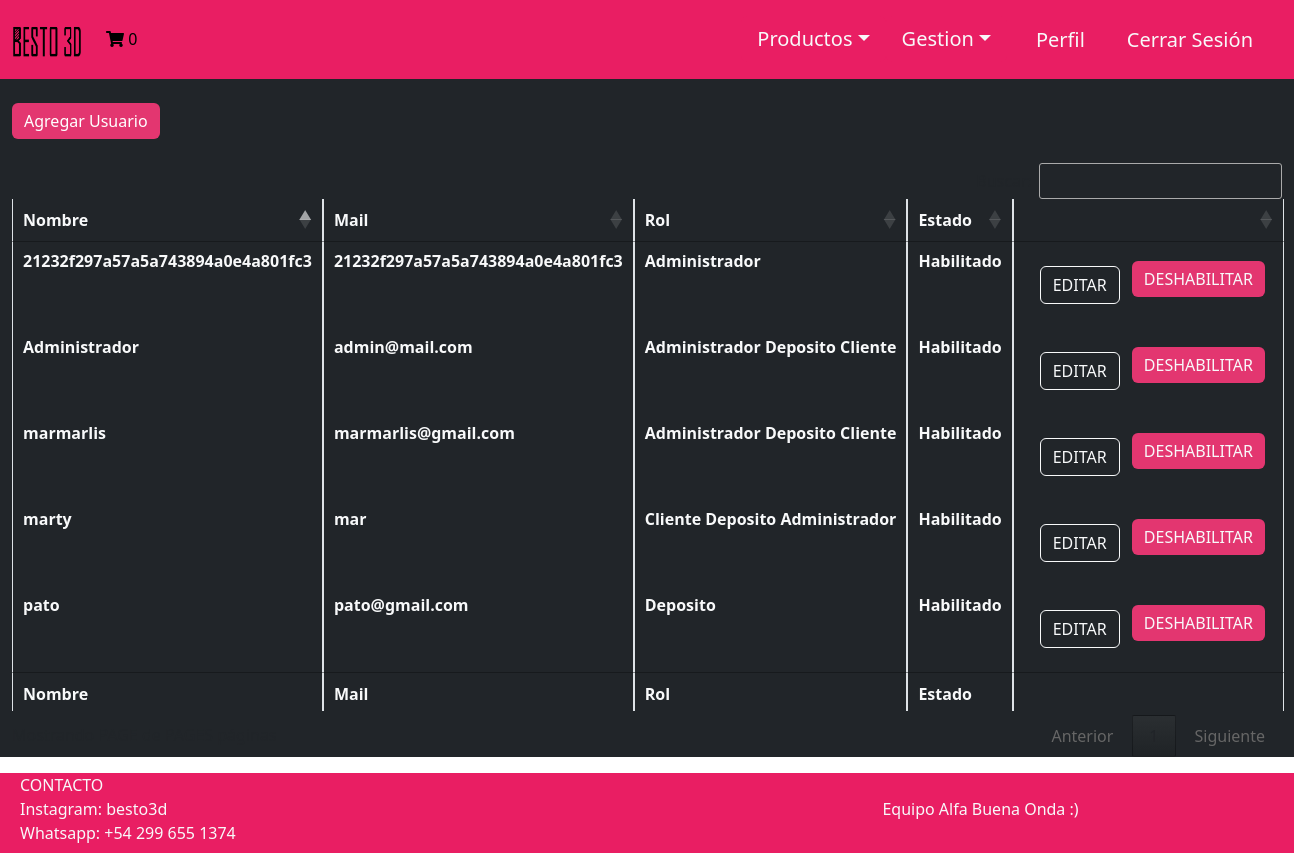
The page /Vista/GestionUsuarios.php (signed in) on the database its author committed.
### tables this page shows
CREATE TABLE `menu` (
  `idmenu` bigint(20) NOT NULL,
  `menombre` varchar(50) NOT NULL COMMENT 'Nombre del item del menu',
  `medescripcion` varchar(124) NOT NULL COMMENT 'Descripcion mas detallada del item del menu',
  `idpadre` bigint(20) DEFAULT NULL COMMENT 'Referencia al id del menu que es subitem',
  `medeshabilitado` timestamp NULL DEFAULT NULL COMMENT 'Fecha en la que el menu fue deshabilitado por ultima vez',
  `script` varchar(200) DEFAULT NULL COMMENT 'Script que hace referencia a la vista del menu.'
);

CREATE TABLE `usuario` (
  `idusuario` bigint(20) NOT NULL,
  `usnombre` varchar(50) NOT NULL,
  `uspass` varchar(150) NOT NULL,
  `usmail` varchar(50) NOT NULL,
  `usdeshabilitado` timestamp NULL DEFAULT NULL
);

CREATE TABLE `rol` (
  `idrol` bigint(20) NOT NULL,
  `rodescripcion` varchar(50) NOT NULL
);

### Util/funciones.php (called while the page is built, shortened)
<?php
spl_autoload_register(function ($class_name){
    $directorys = array(
        $GLOBALS['ROOT'].'Modelo/',
        $GLOBALS['ROOT'].'Modelo/Conector/',
        $GLOBALS['ROOT'].'Control/',
    );
    foreach($directorys as $directory){
        if(file_exists($directory.$class_name . '.php')){
            return;
        }
    }
});
?>

### Control/Session.php (called while the page is built, shortened)
<?php
include_once 'C_Usuario.php';
include_once 'AbmUsuario.php';
class Session
{
    public function activa()
    {
        $activa = false;
        if (isset($_SESSION['usnombre'])) {
            $activa = true;
        }
        return $activa;
    }
    public function getUsuario()
    {
        $abmUsuario = new AbmUsuario();
        $where = ['idusuario' => $_SESSION['idusuario']];
        $listaUsuarios = $abmUsuario->buscar($where);
        if ($listaUsuarios >= 1) {
            $usuarioLog = $listaUsuarios[0];
        }
        return $usuarioLog;
    }
    public function getRoles()
    {
        $usuarioActual = $this->getUsuario();
        $objC_UsuarioRol = new C_Usuariorol();
        $param = ['idusuario' => $usuarioActual->getIdusuario()];
        $listaRoles = $objC_UsuarioRol->buscar($param);
        return $listaRoles;
    }
}

### Modelo/Usuario.php (called while the page is built, shortened)
<?php
class Usuario
{
    private $idusuario;
    private $usnombre;
    private $usmail;
    private $usdeshabilitado;
    public function __construct()
    {
        $this->idusuario = "";
        $this->usnombre = "";
        $this->usmail = "";
        $this->usdeshabilitado = "";
    }
    public function getidusuario()
    {
        return $this->idusuario;
    }
    public function setidusuario($valor)
    {
        $this->idusuario = $valor;
    }
    public function getusnombre()
    {
        return $this->usnombre;
    }
    public function setusnombre($valor)
    {
        $this->usnombre = $valor;
    }
    public function getusmail()
    {
        return $this->usmail;
    }
    public function setusmail($valor)
    {
        $this->usmail = $valor;
    }
    public function getusdeshabilitado()
    {
        return $this->usdeshabilitado;
    }
    public function setusdeshabilitado($valor)
    {
        $this->usdeshabilitado = $valor;
    }
    public static function listar($parametro = "")
    {
        $arreglo = array();
        $base = new BaseDatos();
        $sql = "SELECT * FROM Usuario ";
        if ($parametro != "") {
            $sql .= 'WHERE ' . $parametro;
        }
        $res = $base->Ejecutar($sql);
        if ($res > -1) {
            if ($res > 0) {
                while ($row = $base->Registro()) {
                    $obj = new Usuario();
                    $obj->setear($row['idusuario'], $row['usnombre'], $row['uspass'], $row['usmail'], $row['usdeshabilitado']);
                    array_push($arreglo, $obj);
                }
            }
        } else {
        }
        return $arreglo;
    }
}

### Modelo/Conector/BaseDatos.php (called while the page is built, shortened)
<?php
class BaseDatos extends PDO {
  	private $conec;
  	private $indice;
  	private $resultado;
    public function __construct(){
        $this->indice =0;
        try {
           $this->conec=true;
        }catch (PDOException $e) {
            $this->sql = $e->getMessage();
            $this->conec=false;
        }
    }
    public function Iniciar(){
        return $this->getConec();
    }
    public function getConec(){
        return $this->conec;
    }
    public function setSQL($e){
        return "\n".$this->sql = $e;
    }
    public function Ejecutar($sql){
        if ( stristr($sql,"select")){
            $resp =  $this->EjecutarSelect($sql);
        }
        return $resp;
   }
   private function EjecutarSelect($sql){
       $cant = -1;
       $resultado=parent::query($sql);
       if(!$resultado){
           $this->analizarDebug();
       }else {
          $arregloResult = $resultado->fetchAll();
          $cant = count($arregloResult);
       }
       return $cant;
   }
   public function Registro() {
       $filaActual = false;
       $indiceActual = $this->getIndice();
       if ($indiceActual>=0) {
           $filas = $this->getResultado();
           if($indiceActual<count($filas)){
               $filaActual =  $filas[$indiceActual];
           }else {
               $this->setIndice(-1);
           }
       }
       return $filaActual;
   }
   private function setIndice ($valor){
       $this->indice = $valor;
   }
   private function getIndice (){
       return $this->indice;
   }
   private function setResultado($valor){
       $this->resultado = $valor;
   }
   private function getResultado(){
      return $this->resultado;
   }
}

### Control/AbmUsuario.php (called while the page is built, shortened)
<?php
class AbmUsuario
{
    public function buscar($param)
    {
        $where = " true ";
        if ($param <> NULL) {
            if (isset($param['idusuario']))
                $where .= " and idusuario =" . $param['idusuario'];
        }
        $arreglo = Usuario::listar($where);
        return $arreglo;
    }
}

### Modelo/UsuarioRol.php (called while the page is built, shortened)
<?php
include_once '../Modelo/Conector/BaseDatos.php';
class UsuarioRol
{
    public function buscar($idusuariorol)
    {
        $base = new BaseDatos();
        $resp = false;
        $sql = "SELECT * FROM usuarioRol WHERE idusuariorol = '" . $idusuariorol . "'";
        if ($base->Iniciar()) {
            if ($base->Ejecutar($sql)) {
                if ($row2 = $base->Registro()) {
                    $usuario = new Usuario();
                    $rol = new Rol();
                    $rol->buscar($row2['idrol']);
                    $resp = true;
                }
            } else {
                $this->setMensaje($base->getError());
            }
        } else {
            $this->setMensaje($base->getError());
        }
        return $resp;
    }
    public function listar($condicion = '')
    {
        $array = null;
        $base = new BaseDatos();
        $sql =  "select * from usuariorol";
        if ($condicion != '') {
            $sql = $sql . ' where ' . $condicion;
        }
        if ($base->Iniciar()) {
            if ($base->Ejecutar($sql)) {
                $array = array();
                while ($row2 = $base->Registro()) {
                    $objusuarioRol = new usuarioRol();
                    $objusuarioRol->buscar($row2['idusuariorol']);
                    $array[] = $objusuarioRol;
                }
            } else {
                $this->setMensaje($base->getError());
            }
        } else {
            $this->setMensaje($base->getError());
        }
        return $array;
    }
}

### Control/C_Usuariorol.php (called while the page is built, shortened)
<?php
include_once '../Modelo/Usuariorol.php';
class C_Usuariorol
{
    public function buscar($param){
        $where = " true ";
        if ($param<>NULL){
            $where .= '';
            if  (isset($param['idusuario']))
                    $where.=" and idusuario ='".$param['idusuario']."'";
        }
        $obj = new Usuariorol();
        $arreglo =  $obj->listar($where);
        return $arreglo;
    }
}

### Modelo/Rol.php (called while the page is built, shortened)
<?php
include_once '../Modelo/Conector/BaseDatos.php';
class Rol
{
    public function buscar($idrol)
    {
        $base = new BaseDatos();
        $resp = false;
        $sql = "SELECT * FROM rol WHERE idrol = '" . $idrol . "'";
        if ($base->Iniciar()) {
            if ($base->Ejecutar($sql)) {
                if ($row2 = $base->Registro()) {
                    $resp = true;
                }
            } else {
                $this->setMensaje($base->getError());
            }
        } else {
            $this->setMensaje($base->getError());
        }
        return $resp;
    }
}

### Control/C_Usuario.php (called while the page is built, shortened)
<?php
class C_Usuario
{
    public function buscar($param)
    {
        $where = " true ";
        $obj = new Usuario();
        $arreglo =  $obj->listar($where);
        return $arreglo;
    }
}

### Vista/GestionUsuarios.php (the view, shortened to what this page needs)
<?php
include_once('Common/Header.php');
?>
<?php
$objUsuario = new C_Usuario();
$usuarios = $objUsuario->buscar([]);
?>
<div class="container-fluid bg-dark ">
<br/>
<button type="button" class="btn btn-primary" data-toggle="modal" id="botonModal" data-target="#agregarUsuario">
 Agregar Usuario
</button>
<br/><br/>
    <table id="lista_usuarios" class="text-light table table-bordered nowrap  table-condensed" style="width:100%">
        <thead>
            <tr>
                <th class="text" data-priority="1"> Nombre </th>
                <th class="text" data-priority="1"> Mail </th>
                <th class="text" data-priority="1"> Rol </th>
                <th class="text" data-priority="1"> Estado </th>
                <th></th>
            </tr>
        </thead>
        <tbody class="text-light">
            <?php foreach ($usuarios as $usuario) {
                $estadoUsuario = $usuario->getUsdeshabilitado() == '0000-00-00 00:00:00' ? "Habilitado" : "Deshabilitado";
                $objUsuarioRol = new C_UsuarioRol();
                $rolesUsuario = $objUsuarioRol->buscar(['idusuario' => $usuario->getIdusuario()]);
                $txtRoles = "";
                foreach ($rolesUsuario as $rol) {
                    $txtRoles = $txtRoles . " " . $rol->getIdrol()->getRodescripcion();
                } ?>
                <tr>
                    <th> <?php echo $usuario->getUsnombre(); ?> </th>
                    <th> <?php echo $usuario->getUsmail(); ?> </th>
                    <th> <?php echo $txtRoles; ?> </th>
                    <th> <?php echo $estadoUsuario ?> </th>
                    <th><form method='post' action='EditarUsuario.php' id="'<?php echo $usuario->getIdUsuario() ?>">
                                    <button type="submit" class="ms-3 mt-3 text-decoration-none btn btn-outline-light"> EDITAR </button>
                                    <?php echo $usuario->getUsdeshabilitado() == "0000-00-00 00:00:00" ?
                                        "<button type='button' class='mx-2 mt-1 text-decoration-none btn deshabilitar text-light' id='botonModal'>
                        DESHABILITAR
                        </button>" :
                                        "<button type='button' class='mx-2 mb-1 text-decoration-none btn habilitar' id='botonModal'>
                        HABILITAR
                        </button>";
                                    ?>
                                </form></th>
                </tr>
            <?php
            } ?>
        </tbody>
        <tfoot>
            <tr>
                <th> Nombre </th>
                <th> Mail </th>
                <th> Rol </th>
                <th> Estado </th>
                <th></th>
            </tr>
        </tfoot>
    </table>
</div>
<?php include_once('Common/Footer.php'); ?>

### Vista/Common/Menu.php (shortened to what this page needs)
<?php
if ($sesion->activa()) {
    $idRoles = $sesion->getRoles();
    $objMenuRol = new C_Menurol();
    $menues = $objMenuRol->menuesByIdRol($idRoles);
    foreach ($menues as $itemMenu) {
        $htmlHijos = [];
        if ($itemMenu->getIdpadre() == NULL) {
            foreach ($menues as $menu) {
                if ($menu->getIdpadre() == $itemMenu->getIdmenu()) {
                    $htmlHijos[] = "<li><a class='dropdown-item text-light' href=" . $menu->getScript() . ">{$menu->getMenombre()}</a></li>";
                }
            }
            if (count($htmlHijos) > 0) {
                $htmlItemMenu = "<li class='nav-item dropdown'><a class= 'nav-link dropdown-toggle text-light fs-5' data-bs-toggle='dropdown' href='#' role='button' aria-expanded='false' id='dropdownMenu'>{$itemMenu->getMenombre()}</a>";
                $htmlDesplegable = "<ul class='dropdown-menu'id='dropdownMenu'> ";
                foreach ($htmlHijos as $item) {
                    $htmlDesplegable = $htmlDesplegable . $item;
                }
                $htmlDesplegable = $htmlDesplegable . "</ul>";
                $htmlItemMenu = $htmlItemMenu . $htmlDesplegable . "</li>";
            } else {
                $htmlItemMenu = "<li class='nav-item'><a class='nav-link text-light' href='#'>{$itemMenu->getMenombre()}</a></li>";
            }
            $arrayItemsMenu[] = $htmlItemMenu;
        } else {
        }
    }
    $htmlCompleto = "<ul class='nav nav-pills text-light' id='navbarHeader'>";
    foreach ($arrayItemsMenu as $item) {
        $htmlCompleto = $htmlCompleto . $item;
    }
    $htmlCompleto = $htmlCompleto . "</ul>";
    $htmlMenu = $htmlCompleto . "<div class='col align-self-end'><a href='Perfil.php'><button class='btn text-light mx-3 fs-5'>Perfil</button></a><a href='cerrarSesion.php'><button class='btn text-light fs-5'>Cerrar Sesi&oacute;n</button></a></div>";
}
?>
<div class="navbar mx-3" id="">
    <?php echo $htmlMenu ?>
</div>

### Vista/Assets/css/Estilos.css (style rules this page uses)
body { background-image: url("../Img/fondo.png"); width: 100vw; background-size: cover; min-height: 100vh; max-width: 100%; margin: 0 auto; }
#dropdownMenu { background-color: #e91e63; }
#botonModal { background-color: #e33670; border: none; }

### rows shown on the page
menu: menombre "Productos"
menu: menombre "Gestion"
usuario: usnombre "Administrador", usmail "admin@mail.com", txtRoles "Administrador Deposito Cliente", usdeshabilitado "Habilitado", shows "DESHABILITAR"
usuario: usnombre "21232f297a57a5a743894a0e4a801fc3", usmail "21232f297a57a5a743894a0e4a801fc3", rol.rodescripcion "Administrador", usdeshabilitado "Habilitado", shows "DESHABILITAR"
usuario: usnombre "marty", usmail "mar", txtRoles "Cliente Deposito Administrador", usdeshabilitado "Habilitado", shows "DESHABILITAR"
usuario: usnombre "marmarlis", usmail "marmarlis@gmail.com", txtRoles "Administrador Deposito Cliente", usdeshabilitado "Habilitado", shows "DESHABILITAR"
usuario: usnombre "pato", usmail "pato@gmail.com", rol.rodescripcion "Deposito", usdeshabilitado "Habilitado", shows "DESHABILITAR"

### other values the page prints
$totalcantidad "0"
